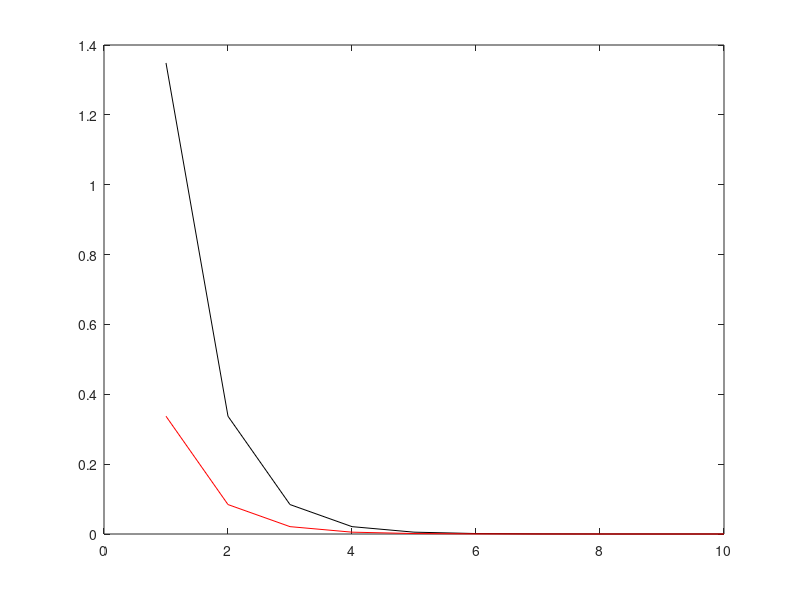

This chart was generated by the following MATLAB code:
clear
clc
% im = imtest('c2');
% im = double(im);
n_it = 10;
D = 25;
im = rand(D);
SumO = sum(im(:));
cSumO = repmat(sum(im,1),D,1); %surf(cSumO);
rSumO = repmat(sum(im,2),1,D); %surf(rSumO);
var_it1 = zeros(1,n_it);
var_it2 = zeros(1,n_it);
imG1 = SumO/D^2*ones(D);
imG2 = (cSumO+rSumO)/(2*D);
for kk = 1:n_it
    cSumG1 = repmat(sum(imG1,1),D,1); %surf(cSumG1);
    rSumG1 = repmat(sum(imG1,2),1,D); %surf(rSumG1);
    cSumG2 = repmat(sum(imG2,1),D,1); %surf(cSumG2);
    rSumG2 = repmat(sum(imG2,2),1,D); %surf(rSumG2);
    imG1 = imG1+(cSumO-cSumG1)/(2*D)+(rSumO-rSumG1)/(2*D); %surf(imG1);
    imG2 = imG2+(cSumO-cSumG2)/(2*D)+(rSumO-rSumG2)/(2*D); %surf(imG2);
    % surf(imG1);
    % disp(imG1);
    x1 = (cSumO(1,:)-sum(imG1,1)) ;
    y1 = (rSumO(:,1)-sum(imG1,2))';
    x2 = (cSumO(1,:)-sum(imG2,1)) ;
    y2 = (rSumO(:,1)-sum(imG2,2))';
    var_it1(kk) = sum((x1.^2+y1.^2))/D;
    var_it2(kk) = sum((x2.^2+y2.^2))/D;
end
%imshow(uint8(imscale(imG1)));
figure
plot(var_it1,'k');
hold on
plot(var_it2,'r');
